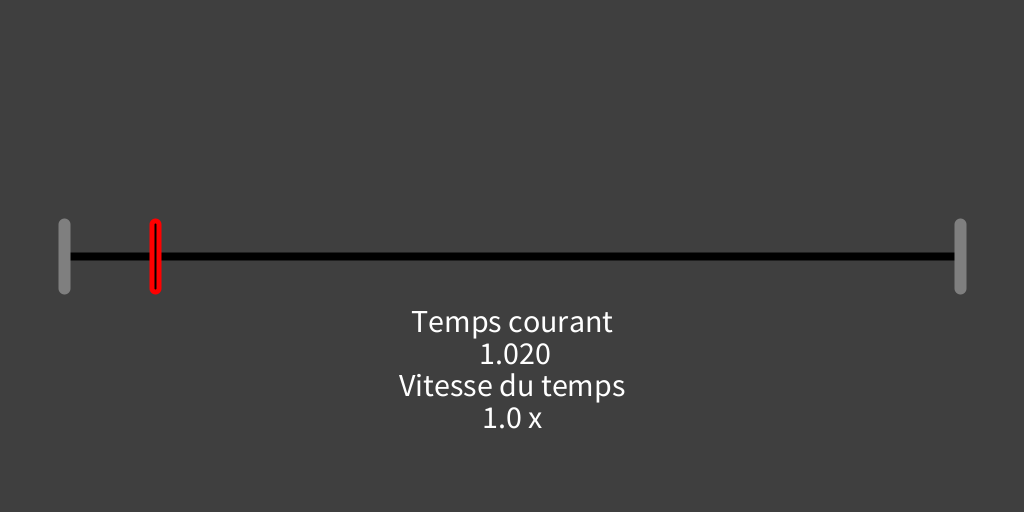
Frame 1 (no input)
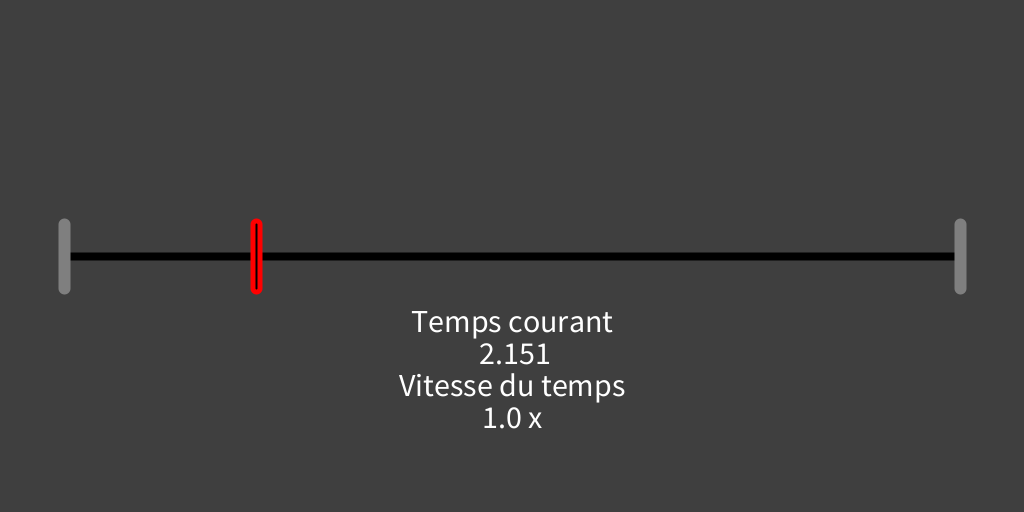
Frame 60 (the mouse pressed at the canvas centre just before this capture)
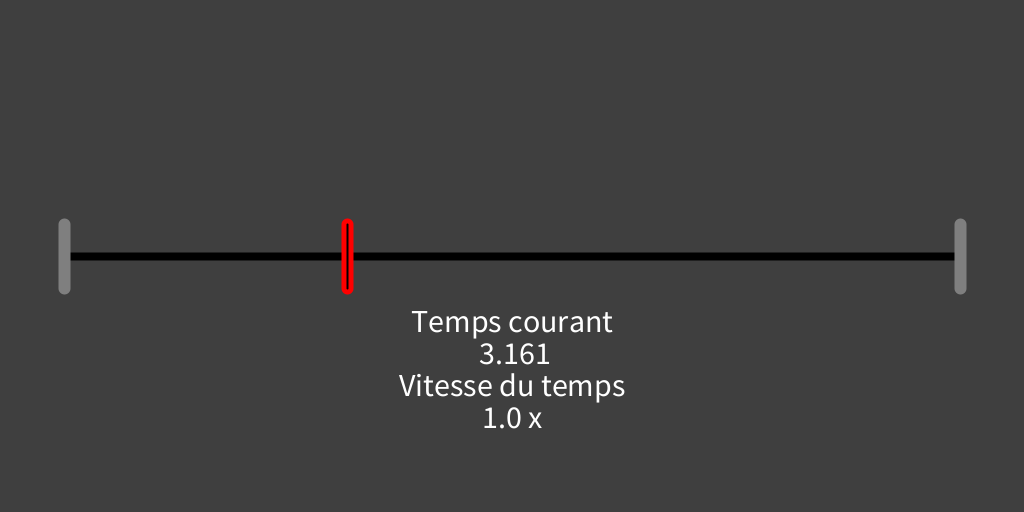
Frame 120 (the mouse held since frame 60 and released just before this capture)

The Processing sketch that drew these frames (run headless with seeded random() and noise(); from frame 60 on, the mouse is pressed at the canvas centre):

// Processing sketch: ANI2012H22_Timeline
// ── ANI2012H22_Timeline.pde
// ANI2012H22_Timeline.pde
// Exemple d'un programme qui simule une ligne du temps.
// La ligne du temps à une durée, un marqueur de début, un marqueur de fin ainsi qu'une tête de lecture.
// Elle peut être activée et désactivée avec la barre d'espacement et la
// vitesse de lecture peut être augmentée et réduite avec les flêches en haut et en bas.

// paramètres
float timelineDuration = 10.0f;

float timeScale = 1.0f;
float timeScaleMin = 0.25f;
float timeScaleMax = 100.0f;
float timeScaleDelta = 0.25f;

float offsetHorizontal = 64.0f;

boolean isTimelineActive = true;

// variables
float timelinePlayhead;
float timelinePlayheadPosition;

float timelinePositionStartX;
float timelinePositionStartY;
float timelinePositionEndX;
float timelinePositionEndY;
float timelinePositionDelta;
float timelineMarkerHalfSize;

float timeNow;
float timeLast;
float timeElapsed;

void setup()
{
  size(1024, 512);

  textSize(32);
  textAlign(CENTER, CENTER);

  timeNow = timeLast = timeElapsed = 0.0f;

  timelinePlayhead = 0.0f;

  timelinePositionStartX = offsetHorizontal;
  timelinePositionStartY = height / 2;
  timelinePositionEndX = width - offsetHorizontal;
  timelinePositionEndY = timelinePositionStartY;
  timelinePositionDelta = timelinePositionEndX - timelinePositionStartX;
  timelineMarkerHalfSize = 32.0f;
}

void draw()
{
  background(63);

  // mise à jour des variables en lien avec le temps
  timeNow = millis();
  timeElapsed = (timeNow - timeLast) / 1000.0f * timeScale;
  timeLast = timeNow;

  // valider si la ligne du temps est active
  if (isTimelineActive)
  {
    // mettre à jour la position de la tête de lecture sur la ligne du temps
    timelinePlayhead += timeElapsed;

    // valider si la tête de lecture est à la fin de la ligne du temps
    if (timelinePlayhead >= timelineDuration)
    {
      // retrancher le temps écoulé
      timelinePlayhead -= timelineDuration;
    }
  }

  // calculer la position de la tête de lecture sur la ligne du temps
  timelinePlayheadPosition = timelinePlayhead / timelineDuration * timelinePositionDelta + timelinePositionStartX;

  // dessiner la ligne horizontale de la ligne du temps
  stroke(0);
  strokeWeight(8);
  line(timelinePositionStartX, timelinePositionStartY, timelinePositionEndX, timelinePositionEndY);

  // dessiner le marqueur du début de la ligne du temps
  stroke(127);
  strokeWeight(12);
  line(timelinePositionStartX, timelinePositionStartY - timelineMarkerHalfSize, timelinePositionStartX, timelinePositionStartY + timelineMarkerHalfSize);

  // dessiner le marqueur de fin de la ligne du temps
  stroke(127);
  strokeWeight(12);
  line(timelinePositionEndX, timelinePositionEndY - timelineMarkerHalfSize, timelinePositionEndX, timelinePositionEndY + timelineMarkerHalfSize);

  // dessiner la tête de lecture de la ligne du temps
  stroke(255, 0, 0);
  strokeWeight(12);
  line(timelinePlayheadPosition, timelinePositionStartY - timelineMarkerHalfSize, timelinePlayheadPosition, timelinePositionStartY + timelineMarkerHalfSize);
  stroke(0);
  strokeWeight(2);
  line(timelinePlayheadPosition, timelinePositionStartY - timelineMarkerHalfSize, timelinePlayheadPosition, timelinePositionStartY + timelineMarkerHalfSize);

  // afficher le temps courant
  text("Temps courant", width/2, height - height/4 - 64);
  text(timelinePlayhead, width/2, height - height/4 - 32);
  text("Vitesse du temps" , width/2, height - height/4);
  text(timeScale + " x", width/2, height - height/4 + 32);
}

void keyPressed()
{
  // modifier la vitesse du temps
  if (keyCode == UP)
    timeScale = constrain(timeScale + timeScaleDelta, timeScaleMin, timeScaleMax);
  if (keyCode == DOWN)
    timeScale = constrain(timeScale - timeScaleDelta, timeScaleMin, timeScaleMax);

  // état actif ou inactif de la ligne du temps
  if (key == ' ')
    isTimelineActive = !isTimelineActive;
}
